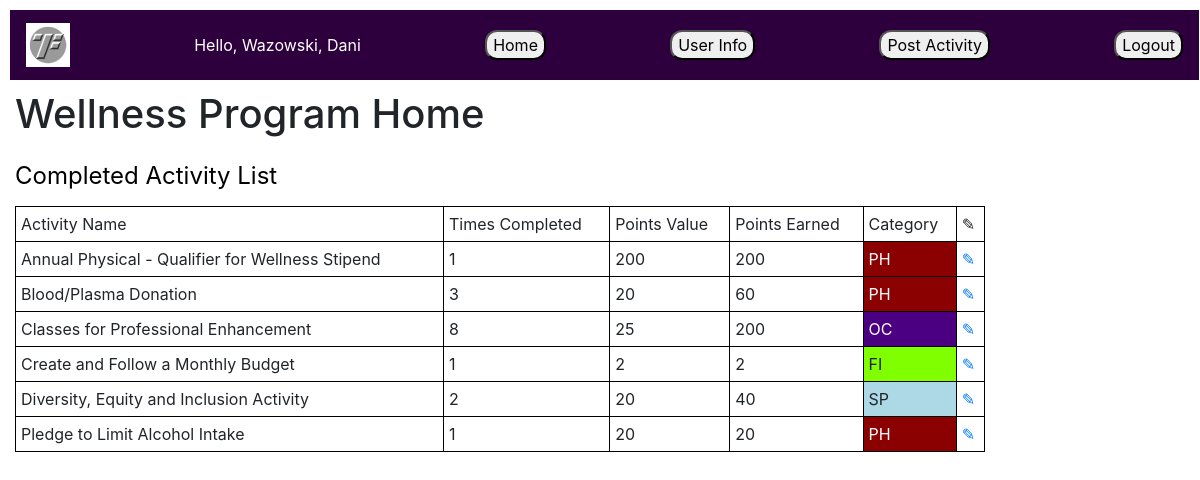
Screenshot of /wellness/ (signed in) with the database file from the repository.
### wellness/models.py (models this page shows, shortened)
class Activity(models.Model):
    PHYSICAL = 'PH'
    SPIRITUAL = 'SP'
    FINANCIAL = 'FI'
    OCCUPATIONAL = 'OC'
    PERSONAL = 'PE'
    NA = 'NA'
    GROUP_CHOICES = [
        (PHYSICAL, 'Physical'),
        (SPIRITUAL, 'Spiritual'),
        (FINANCIAL, 'Financial'),
        (OCCUPATIONAL, 'Occupational'),
        (PERSONAL, 'Personal'),
        (NA, 'NA'),
    ]
    DAY = 'DAY'
    MONTH = 'MTH'
    YEAR = 'YER'
    DUNNO = 'IDK'
    FREQ_CHOICES = [
        (DAY, 'Day'),
        (MONTH, 'Month'),
        (YEAR, 'Year'),
        (DUNNO, 'Choose')
    ]
    name = models.TextField(max_length=100, blank=True)
    details = models.TextField(max_length=200, blank=True,null=True)
    group = models.CharField(max_length= 2, choices= GROUP_CHOICES, default= NA)
    max_complete = models.SmallIntegerField()
    value = models.IntegerField()
    max_points = models.IntegerField()
    frequency = models.SmallIntegerField()
    time_freq = models.CharField(max_length= 3, choices= FREQ_CHOICES, default= DUNNO)

### wellness/views.py (the view)
# urls.py: path('', views.index, name='index'),
def index(request):
    home_user = request.user.profile
    """num_activities = Activity.objects.count()"""
    Cactivity = CompletedActivity.objects.filter(user=home_user)
    UActivity = Cactivity.values('activity_id', 'activity__name', 'activity__value', 'activity__group').annotate \
    (count=Count('activity__name'), earned=Sum('activity__value'))
    TimesCompelted = Cactivity.annotate(count=Count('activity__name'))
    context = {
        'huser': home_user,
        'Lname' : home_user.user.last_name,
        'Fname': home_user.user.first_name,
        'num_activities': 1,
        'activity_list' : UActivity,
        "times_completed" : TimesCompelted
    }
    return render(request, 'index.html', context=context)

### templates/index.html
{% extends "base_generic.html" %}
{% block content %}
    {% load static %}
    <link rel="stylesheet" href="{% static 'postingcolors.css' %}">
  <h1>Wellness Program Home</h1>
    {%  if activity_list %}
    <table style="width:100%">
    <caption> Completed Activity List</caption>
    <tr>
        <td>Activity Name</td>
        <td>Times Completed</td>
        <td>Points Value</td>
        <td>Points Earned</td>
        <td>Category</td>
        <td>&#9998</td>
    </tr>
        {%  for activity in activity_list %}
        <tr>
            <td>{{ activity.activity__name }} </td>
            <td>{{ activity.count }} </td>
            <td>{{ activity.activity__value }} </td>
            <td>{{ activity.earned }} </td>
            <td class="{{ activity.activity__group }}">{{ activity.activity__group }} </td>
        <td scope="row"> <a href="{%  url 'editpost' activity.activity_id %}">&#9998</a></td>
        </tr>
        {% endfor %}
    </table>
    {%  else %}
    <p> You have no activities u about to be broke</p>
    {% endif %}
{% endblock %}

### templates/base_generic.html (shortened to what this page needs)
<!DOCTYPE html>
<html lang="en">
<head>
{% load static %}
  {% block title %}<title>Wellness</title>
  <link rel="stylesheet" href="https://cdn.jsdelivr.net/npm/bootstrap@4.5.3/dist/css/bootstrap.min.css">
  {% load static %}
  <link rel="stylesheet" href="{% static 'style.css' %}">
</head>
<body>
      <nav class="navbar navbar-light" style="background-color: #2d003d; margin: 10px 1px 10px 10px">
        <a class="navbar-brand mx-0" href=""><img src="{% static 'images/smolftlogo.png' %}" alt="FT Logo"></a>
          <div class="d-inline-block">
          <span class="navbar-text" style="color: #ffffff">
        Hello, {{ Lname }}, {{ Fname }}
         </span>
          </div>
          <div class="d-inline-block">
              <a href=" {% url 'index' %}" type="button">
                  <button style="border-radius: 12px">Home</button>
              </a>
          </div>
          <div class="d-inline-block">
          <a href=" {% url 'userinfo' %}" type="button">
              <button style="border-radius: 12px">User Info</button>
          </a>
          </div>
          <div class="d-inline-block">
              <a href=" {% url 'post' %}" type="button">
                  <button style="border-radius: 12px">Post Activity</button>
              </a>
          </div>
          <a href=" {% url 'login' %}" type="button">
            <button style="border-radius: 12px">Logout</button>
          </a>
      </nav>
</body>
 {% endblock %}
<div class="col-sm-10 ">{% block content %} <p>aa</p> {% endblock %}</div>
</html>

### wellness/static/style.css (style rules this page uses)
.mx-0 { margin-left: 0; }

### wellness/static/postingcolors.css (style rules this page uses)
.PH { background-color: darkred; color: white; }
.SP { background-color: lightblue; }
.FI { background-color: chartreuse; }
.OC { background-color: indigo; color: white; }
table, th, td { border: 1px solid black; border-collapse: collapse; }
td { padding: 5px; }
caption { caption-side: top; color: black; font-size:24px; }

### rows the page displays
Activity: activity__name "Annual Physical - Qualifier for Wellness Stipend", count "1", activity__value "200", earned "200", activity__group "PH"
Activity: activity__name "Blood/Plasma Donation", count "3", activity__value "20", earned "60", activity__group "PH"
Activity: activity__name "Classes for Professional Enhancement", count "8", activity__value "25", earned "200", activity__group "OC"
Activity: activity__name "Create and Follow a Monthly Budget", count "1", activity__value "2", earned "2", activity__group "FI"
Activity: activity__name "Diversity, Equity and Inclusion Activity", count "2", activity__value "20", earned "40", activity__group "SP"
Activity: activity__name "Pledge to Limit Alcohol Intake", count "1", activity__value "20", earned "20", activity__group "PH"

### other values shown
{{ Lname }} "Wazowski"
{{ Fname }} "Dani"
